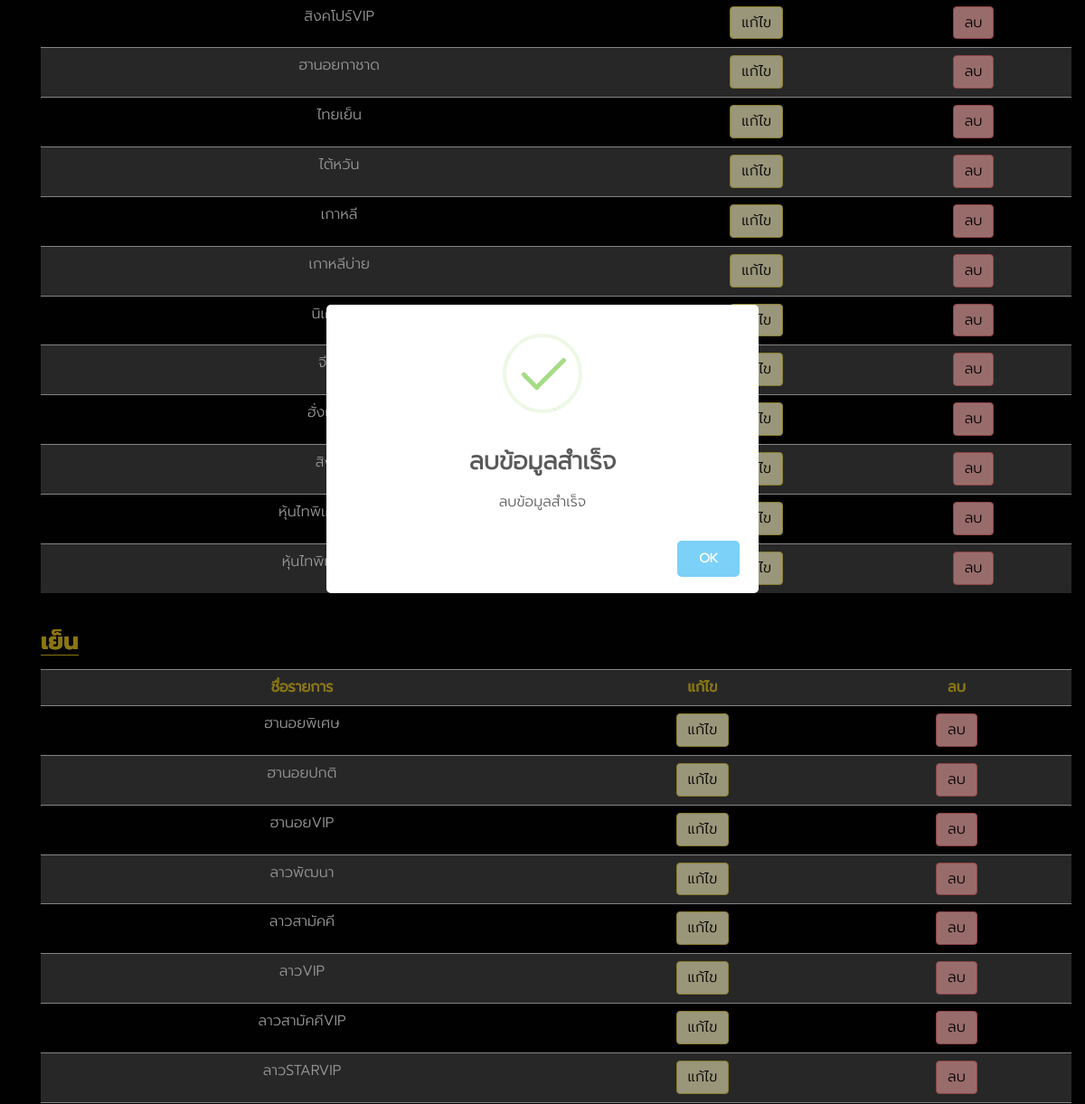
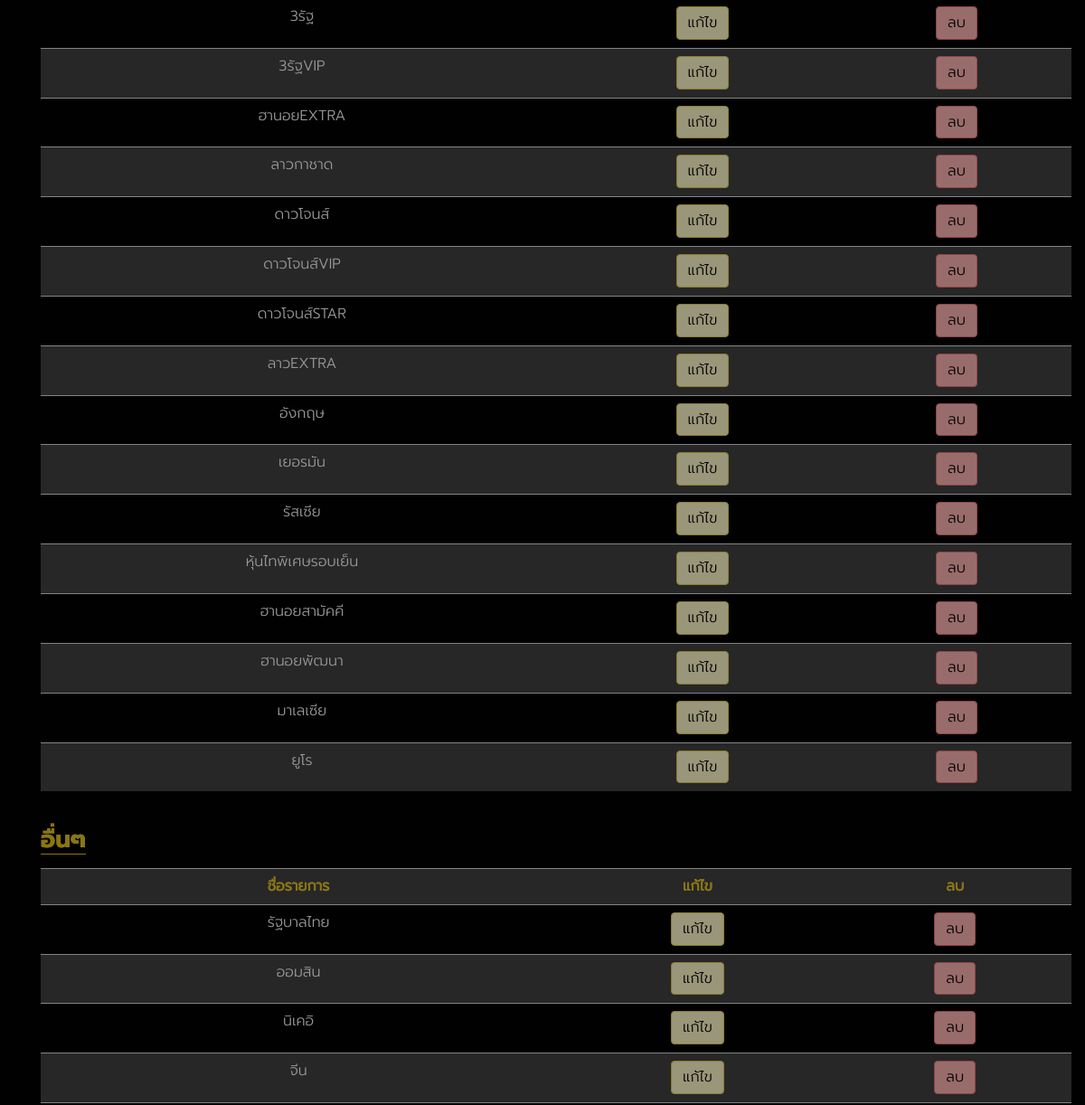
/backend/huay/type/list/khansub168 (signed in, middle part), run on an earlier commit of the app's database (2 pictures, top to bottom).
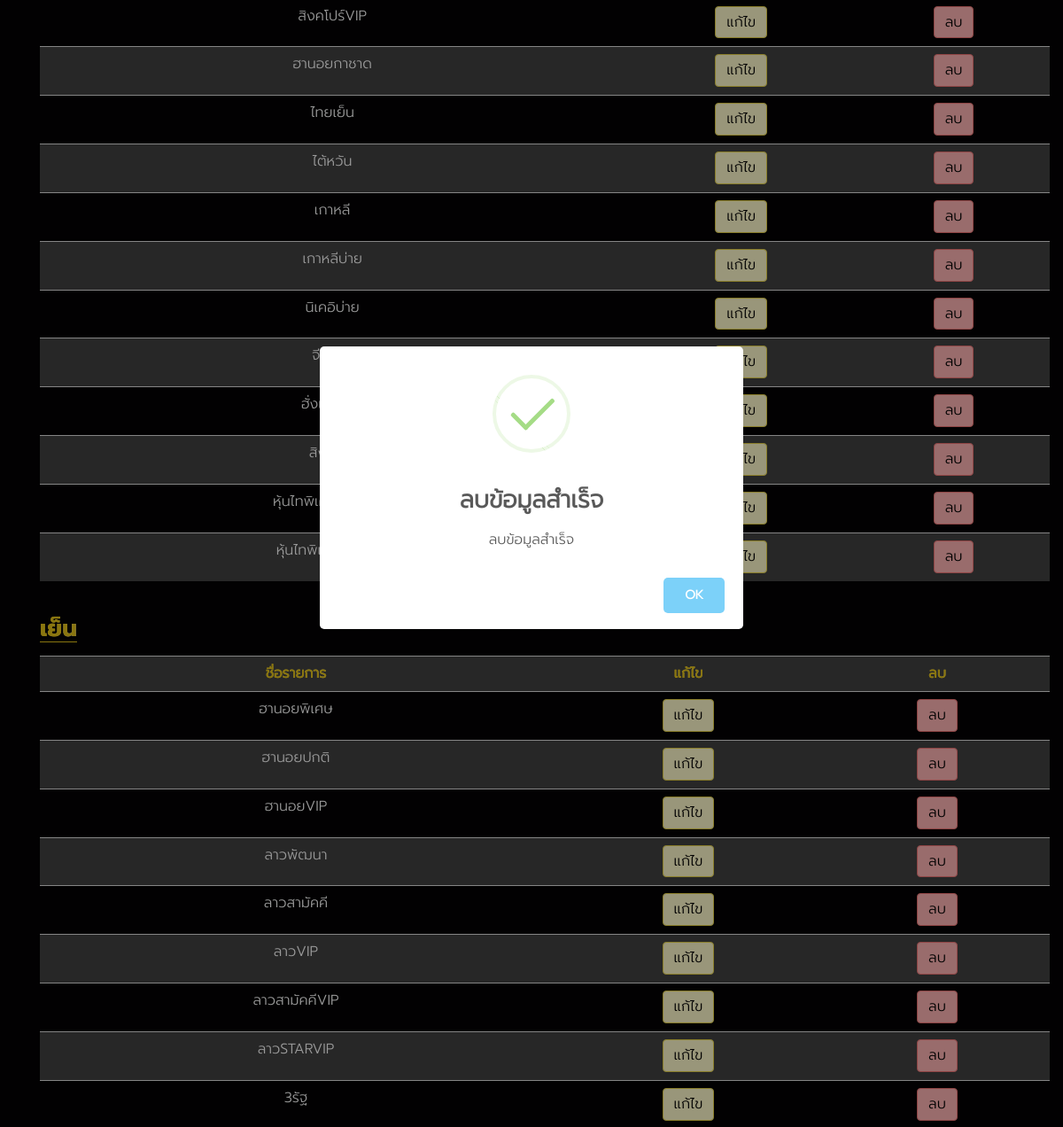
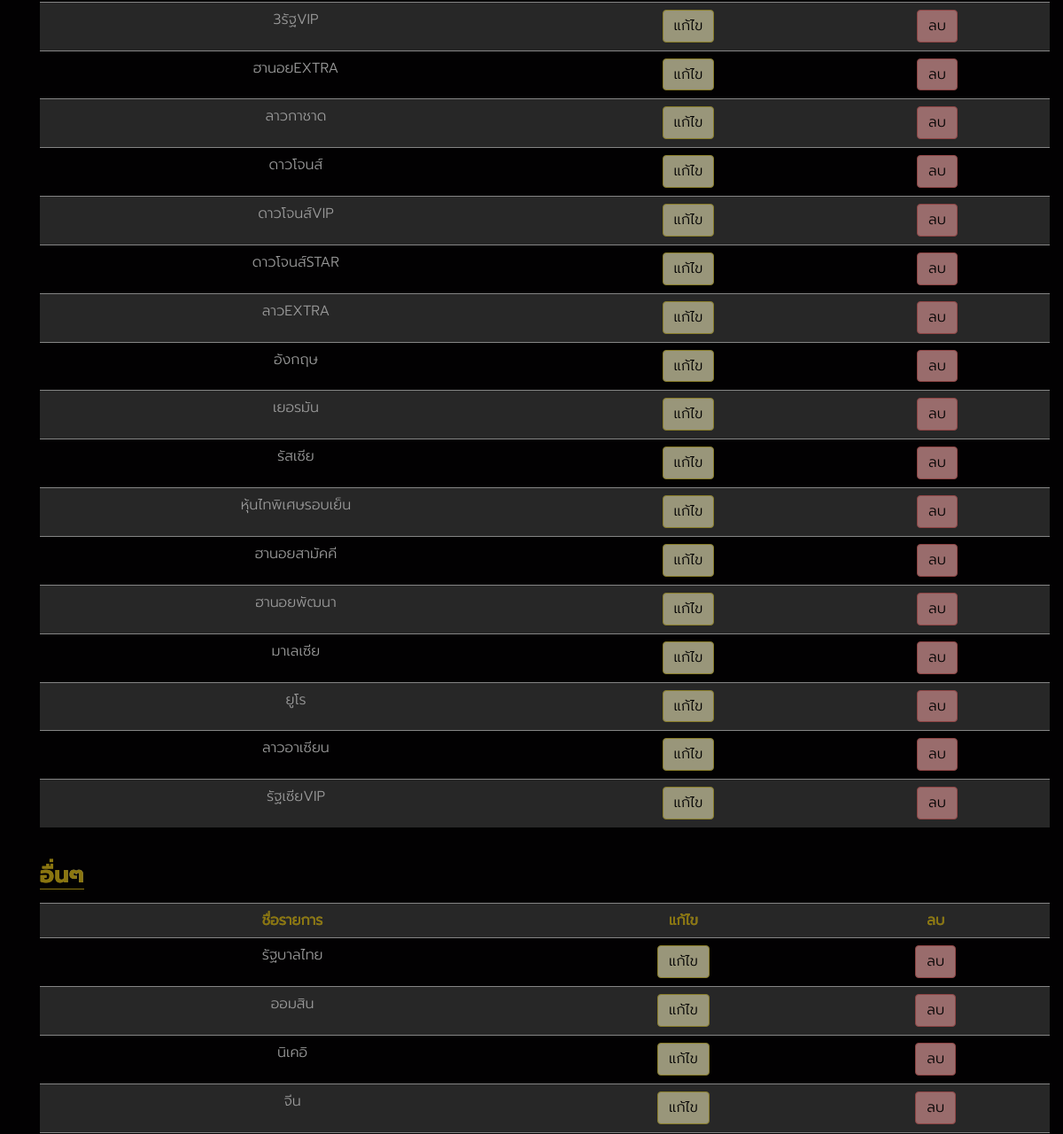
And on a later commit of the database (2 pictures, top to bottom).
### huayrandom/models.py (models this page shows, shortened)
class HuayListModel(models.Model):
    short_name = models.CharField(default='None', max_length=255)
    order_number = models.IntegerField(default=1,)
    full_name = models.CharField(default='None', max_length=255)
    page_name = models.CharField(default='None', max_length=255)
    time = models.TimeField()
    link = models.CharField(default='None', max_length=255)

### huayrandom/views.py (the view)
@login_required
def ListHuayType(request, username):
    print(f"Target: {username} | ListHuayType")
    context = {}
    userObject = User.objects.get(username=username)
    huayTypeObject = HuayTypeModel.objects.filter(user=userObject)
    huayIdMorningList = []
    huayFullNameMorningList = []
    huayIdAfternoonList = []
    huayFullNameAfternoonList = []
    huayIdEveningList = []
    huayFullNameEveningList = []
    huayIdOtherList = []
    huayFullNameOtherList = []
    for item in huayTypeObject:
        time = str(item.huay_list.time)
        if time == "07:00:00":
            huayIdMorningList.append(item.id)
            huayFullNameMorningList.append(item.huay_list.full_name)
        elif time == "13:00:00":
            huayIdAfternoonList.append(item.id)
            huayFullNameAfternoonList.append(item.huay_list.full_name)
        elif time == "19:00:00":
            huayIdEveningList.append(item.id)
            huayFullNameEveningList.append(item.huay_list.full_name)
        elif time == "20:00:00":
            huayIdOtherList.append(item.id)
            huayFullNameOtherList.append(item.huay_list.full_name)
    zipDataForLoopMorning = zip(huayIdMorningList,
                                huayFullNameMorningList)
    zipDataForLoopAfternoon = zip(huayIdAfternoonList,
                                  huayFullNameAfternoonList)
    zipDataForLoopEvening = zip(huayIdEveningList,
                                huayFullNameEveningList)
    zipDataForLoopOther = zip(huayIdOtherList,
                              huayFullNameOtherList)
    profileObject = ProfileModel.objects.get(user=userObject)
    if 'status' in request.session:
        context['status'] = request.session['status']
        request.session['status'] = ''  # clear stuck status in session
    if 'statusdel' in request.session:
        context['statusdel'] = request.session['statusdel']
        request.session['statusdel'] = ''  # clear stuck error in session
    context['username'] = username
    context['houseName'] = profileObject.house_name
    context['zipDataForLoopMorning'] = zipDataForLoopMorning
    context['zipDataForLoopAfternoon'] = zipDataForLoopAfternoon
    context['zipDataForLoopEvening'] = zipDataForLoopEvening
    context['zipDataForLoopOther'] = zipDataForLoopOther
    return render(request, 'huay_type/list_huay_type.html', context)

### huayrandom/templates/huay_type/list_huay_type.html (shortened to what this page needs)
{% extends 'component/layout.html' %}
{%block content%}
<div class="wrap">
  <section class="slot-home-body">
    <div class="container">
      <section class="content">
        <div class="container">
          <div class="slot-intro">
            <table class="table table-striped">
              {%for item1,item2 in zipDataForLoopAfternoon%}
              <tr>
                <td class="text-center">
                  <div class="form-group">
                    {{item2}}
                  </div>
                </td>
                <td class="text-center">
                  <a href="/backend/huay/type/edit/{{username}}/{{item1}}" class="btn btn-yellow"
                    style="color:black;">แก้ไข</a>
                </td>
                <td class="text-center">
                  <a href="/backend/huay/type/del/{{username}}/{{item1}}" class="btn btn-pink" style="color:black;">ลบ</a>
                </td>
              </tr>
              {%endfor%}
            </table>
          </div>
          <div class="slot-intro">
            <div class="d-flex justify-content-between">
              <div>
                <h3 class="title shine-text underline">เย็น</h3>
              </div>
            </div>
            <table class="table table-striped">
              <tr>
                <th class="text-center shine-text">ชื่อรายการ</th>
                <th class="text-center shine-text">แก้ไข</th>
                <th class="text-center shine-text">ลบ</th>
              </tr>
              {%for item1,item2 in zipDataForLoopEvening%}
              <tr>
                <td class="text-center">
                  <div class="form-group">
                    {{item2}}
                  </div>
                </td>
                <td class="text-center">
                  <a href="/backend/huay/type/edit/{{username}}/{{item1}}" class="btn btn-yellow"
                    style="color:black;">แก้ไข</a>
                </td>
                <td class="text-center">
                  <a href="/backend/huay/type/del/{{username}}/{{item1}}" class="btn btn-pink" style="color:black;">ลบ</a>
                </td>
              </tr>
              {%endfor%}
            </table>
          </div>
          <div class="slot-intro">
            <div class="d-flex justify-content-between">
              <div>
                <h3 class="title shine-text underline">อื่นๆ</h3>
              </div>
            </div>
            <table class="table table-striped">
              <tr>
                <th class="text-center shine-text">ชื่อรายการ</th>
                <th class="text-center shine-text">แก้ไข</th>
                <th class="text-center shine-text">ลบ</th>
              </tr>
              {%for item1,item2 in zipDataForLoopOther%}
              <tr>
                <td class="text-center">
                  <div class="form-group">
                    {{item2}}
                  </div>
                </td>
                <td class="text-center">
                  <a href="/backend/huay/type/edit/{{username}}/{{item1}}" class="btn btn-yellow"
                    style="color:black;">แก้ไข</a>
                </td>
                <td class="text-center">
                  <a href="/backend/huay/type/del/{{username}}/{{item1}}" class="btn btn-pink" style="color:black;">ลบ</a>
                </td>
              </tr>
              {%endfor%}
            </table>
          </div>
        </div>
      </section>
    </div>
    {%endblock content%}

What changed in the data, as far as the page shows it:
added HuayListModel: zipDataForLoopEvening "ลาวอาเซียน"
added HuayListModel: zipDataForLoopEvening "รัฐเซียVIP"
Also different on the page:
new list line: "แก้ไข"
new list line: "แก้ไข ลบ"
